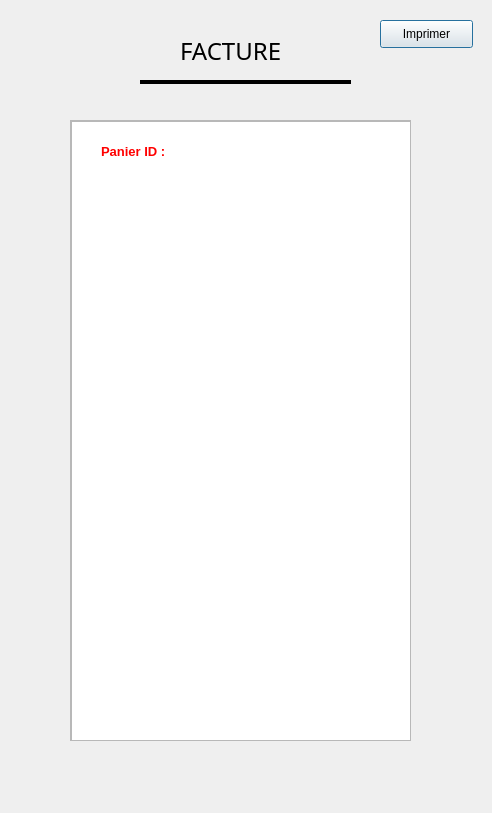
<?xml version="1.0" encoding="UTF-8"?>
<ui version="4.0">
 <class>Facture</class>
 <widget class="QDialog" name="Facture">
  <property name="geometry">
   <rect>
    <x>0</x>
    <y>0</y>
    <width>492</width>
    <height>813</height>
   </rect>
  </property>
  <property name="windowTitle">
   <string>Dialog</string>
  </property>
  <widget class="QLabel" name="label">
   <property name="geometry">
    <rect>
     <x>180</x>
     <y>30</y>
     <width>131</width>
     <height>41</height>
    </rect>
   </property>
   <property name="font">
    <font>
     <family>Simple Indust Outline</family>
     <pointsize>18</pointsize>
    </font>
   </property>
   <property name="text">
    <string>FACTURE</string>
   </property>
  </widget>
  <widget class="QFrame" name="frame">
   <property name="geometry">
    <rect>
     <x>140</x>
     <y>80</y>
     <width>211</width>
     <height>4</height>
    </rect>
   </property>
   <property name="styleSheet">
    <string notr="true">#frame {
background : black ; 
}</string>
   </property>
   <property name="frameShape">
    <enum>QFrame::StyledPanel</enum>
   </property>
   <property name="frameShadow">
    <enum>QFrame::Raised</enum>
   </property>
  </widget>
  <widget class="QScrollArea" name="scrollArea">
   <property name="geometry">
    <rect>
     <x>70</x>
     <y>120</y>
     <width>341</width>
     <height>621</height>
    </rect>
   </property>
   <property name="styleSheet">
    <string notr="true">#label_5{
font-weight : bold ; 
color : red ; 
}

#label_4{
font-weight : bold ;
 
}</string>
   </property>
   <property name="widgetResizable">
    <bool>true</bool>
   </property>
   <widget class="QWidget" name="scrollAreaWidgetContents">
    <property name="geometry">
     <rect>
      <x>0</x>
      <y>0</y>
      <width>339</width>
      <height>619</height>
     </rect>
    </property>
    <widget class="QLabel" name="label_5">
     <property name="geometry">
      <rect>
       <x>30</x>
       <y>10</y>
       <width>121</width>
       <height>41</height>
      </rect>
     </property>
     <property name="font">
      <font>
       <pointsize>10</pointsize>
       <weight>75</weight>
       <bold>true</bold>
      </font>
     </property>
     <property name="text">
      <string>Panier ID : </string>
     </property>
    </widget>
    <widget class="QTextEdit" name="textEdit">
     <property name="geometry">
      <rect>
       <x>0</x>
       <y>0</y>
       <width>341</width>
       <height>621</height>
      </rect>
     </property>
     <property name="readOnly">
      <bool>false</bool>
     </property>
    </widget>
    <zorder>textEdit</zorder>
    <zorder>label_5</zorder>
   </widget>
  </widget>
  <widget class="QLabel" name="facture_icon">
   <property name="geometry">
    <rect>
     <x>110</x>
     <y>14</y>
     <width>61</width>
     <height>61</height>
    </rect>
   </property>
   <property name="text">
    <string/>
   </property>
  </widget>
  <widget class="QPushButton" name="boutton_imprimer">
   <property name="geometry">
    <rect>
     <x>380</x>
     <y>20</y>
     <width>93</width>
     <height>28</height>
    </rect>
   </property>
   <property name="text">
    <string>Imprimer</string>
   </property>
  </widget>
 </widget>
 <resources/>
 <connections/>
</ui>
